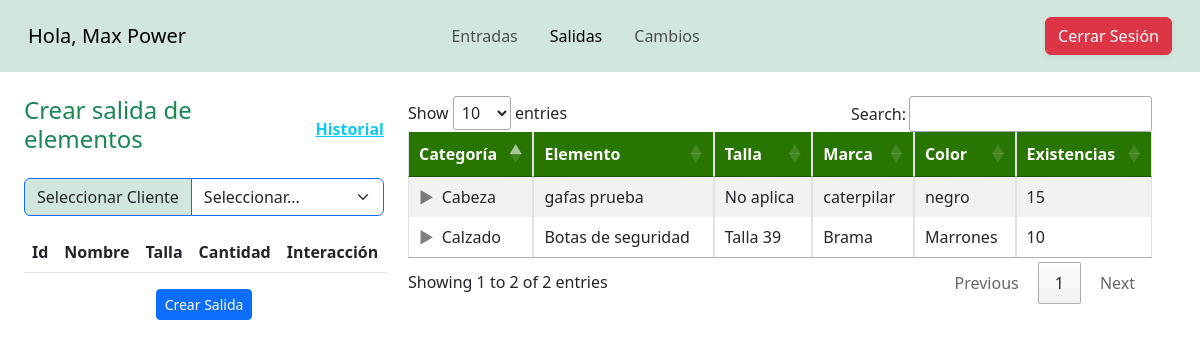
/views/salidas.php (signed in), run on an earlier commit of the app's database.
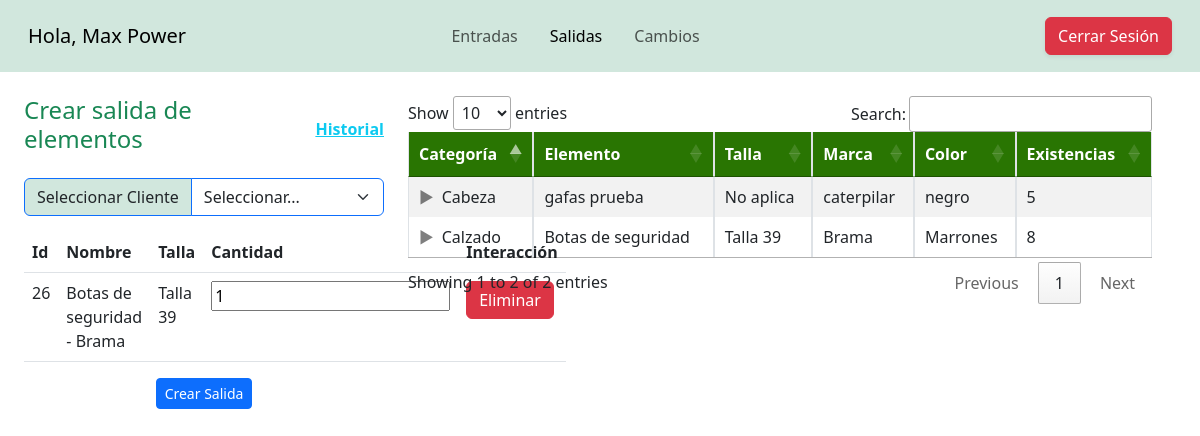
And on a later commit of the database.
### tables this page shows
CREATE TABLE `elementos` (
  `idElemento` int(11) NOT NULL,
  `fkCategoria` int(11) NOT NULL,
  `fkTalla` int(10) NOT NULL,
  `elemento` varchar(50) NOT NULL,
  `marca` varchar(50) NOT NULL,
  `color` varchar(10) NOT NULL,
  `existencias` int(10) NOT NULL,
  `observacion` varchar(500) NOT NULL
);

CREATE TABLE `categorias` (
  `idCategoria` int(11) NOT NULL,
  `nombreCat` varchar(32) NOT NULL
);

CREATE TABLE `tallas` (
  `idTalla` int(11) NOT NULL,
  `tallas` varchar(10) NOT NULL
);

CREATE TABLE `carrito` (
  `id` int(11) NOT NULL,
  `fkElemento` int(11) DEFAULT NULL
);

### views/salidas.php (the view, shortened to what this page needs)
<?php session_start();
include("../controllers/dbConection.php"); ?>
<!DOCTYPE html>
<html lang="en">
<head>
    <link rel="stylesheet" href="../csss/bootstrap/css/bootstrap.min.css" />
    <link rel="stylesheet" href="../csss/DataTables/Responsive-2.5.0/css/responsive.dataTables.min.css">
    <link href="../csss/DataTables/datatables.min.css" rel="stylesheet">
    <link rel="stylesheet" href="../csss/generalStyles.css">
</head>
<body class="vh-100 d-flex flex-column">
    <nav class="navbar navbar-expand-lg navbar-light bg-success-subtle p-3">
        <div class="container-fluid">
            <a class="navbar-brand" href="#">
                <?php
                echo "Hola, ";
                echo $_SESSION["nombre"];
                ?>
            </a>
            <div class="collapse navbar-collapse" id="navbarNavDropdown">
                <ul class="navbar-nav ms-auto ">
                    <li class="nav-item">
                        <a class="nav-link mx-2" aria-current="page" href="./entradas.php">Entradas</a>
                    </li>
                    <li class="nav-item">
                        <a class="nav-link mx-2 active" href="salidas.php">Salidas</a>
                    </li>
                    <li class="nav-item">
                        <a class="nav-link mx-2" href="cambios.php">Cambios</a>
                    </li>
                </ul>
                <ul class="navbar-nav ms-auto d-none d-lg-inline-flex">
                    <li class="nav-item mx-2">
                        <a class="nav-link text-dark h5" href="" target="blank"><i class="fab fa-google-plus-square"></i></a>
                    </li>
                    <li class="nav-item mx-2">
                        <a class="nav-link text-dark h5" href="" target="blank"><i class="fab fa-twitter"></i></a>
                    </li>
                    <li class="nav-item mx-2">
                        <a class="nav-link text-dark h5" href="" target="blank"><i class="fab fa-facebook-square"></i></a>
                    </li>
                </ul>
            </div>
            <div>
                <button class="btn btn-danger shadow-sm">
                    <a class="text-decoration-none text-white" href="../controllers/logout.php">Cerrar Sesión</a>
                </button>
            </div>
        </div>
    </nav>
    <div class="container-fluid row p-4">
        <div class="col-6 col-md-4">
            <div class="d-flex gap-2 mb-3 align-items-center">
                <h4 class="text-success">Crear salida de elementos</h4>
                <a class="fw-bold pointer text-info pe-auto" data-bs-toggle="modal" data-bs-target="#historialMovimientos">Historial</a>
            </div>
            <form method="POST" id="salidaForm">
                <div class="input-group mb-3">
                    <span class="input-group-text bg-success-subtle border-primary" id="">Seleccionar Cliente</span>
                    <select class="listaCat form-select pe-5 border-primary" id="listaUsers" name="listUsers" required>
                        <option value="">Seleccionar...</option>
                    </select>
                </div>
                <table class="table table-hover">
                    <thead>
                        <tr>
                            <th scope="col">Id</th>
                            <th scope="col">Nombre</th>
                            <th scope="col">Talla</th>
                            <th scope="col">Cantidad</th>
                            <th scope="col">Interacción</th>
                        </tr>
                    </thead>
                    <tbody id="bodyCar">
                    <?php
                    $sqlElm = $conexion->query("SELECT c.id, e.elemento, t.tallas, e.marca, e.idElemento FROM carrito as c
                                                    JOIN elementos as e ON c.fkElemento = e.idElemento
                                                    JOIN tallas as t ON e.fkTalla = t.idTalla");
                    while ($tableData = $sqlElm->fetch_object()) { ?>
                        <tr>
                            <td><?= $tableData->id ?></td>
                            <td><?= $tableData->elemento ?> - <?= $tableData->marca ?></td>
                            <td><?= $tableData->tallas ?></td>
                            <td><input type="number" value="1"></td>
                            <td>
                                <a href="" class="btn btn-danger btnDel" data-id="<?= $tableData->idElemento ?>">Eliminar</a>
                            </td>
                        </tr>
                    <?php } ?>
                    </tbody>
                </table>
                <div class="w-full d-flex justify-content-center align-items-center">
                    <button class="btn btn-primary btn-sm" type="submit">Crear Salida</button>
                </div>
            </form>
        </div>
        <div class="col-12 col-md-8">
            <table id="tableSalidas" class="table table-striped table-bordered table-responsive table-hover nowrap table-sm" style="width: 100%;">
                <thead class="formColumn">
                    <tr>
                        <th scope="col">Categoría</th>
                        <th scope="col">Elemento</th>
                        <th scope="col">Talla</th>
                        <th scope="col">Marca</th>
                        <th scope="col">Color</th>
                        <th scope="col">Existencias</th>
                    </tr>
                </thead>
                <tbody>
                    <?php
                    $sqlElm = $conexion->query("SELECT * FROM elementos as e, categorias as c, tallas
            as t where e.fkCategoria=c.idCategoria AND e.fkTalla=t.idTalla");
                    while ($tableData = $sqlElm->fetch_object()) { ?>
                        <tr>
                            <td><?= $tableData->nombreCat ?></td>
                            <td><?= $tableData->elemento ?></td>
                            <td><?= $tableData->tallas ?></td>
                            <td><?= $tableData->marca ?></td>
                            <td><?= $tableData->color ?></td>
                            <td><?= $tableData->existencias ?></td>
                        </tr>
                    <?php } ?>
                </tbody>
            </table>
        </div>
    </div>
</body>
</html>

### csss/generalStyles.css (style rules this page uses)
:root { --colorA: #1F5C00; --colorB:#c7dbe7; --senaGreen: #39a900; --colorC: #39a900; --colorD: #231b8d; --colorE: #A86608; --colorTitle: #47cc04; }
body { background-attachment: fixed; background-size: cover; background-repeat: no-repeat; background-position: center center; }
.input-group-text { background-color: var(--colorC); }
.formColumn { background-color: #297502; color: white; font-style: normal; }
.pointer { cursor: pointer; }

What changed in the data, as far as the page shows it:
added carrito: id "26", fkElemento.elemento "Botas de seguridad", fkElemento.marca "Brama", tallas.tallas "Talla 39"
changed elementos "gafas prueba": existencias "15" → "5"
changed elementos "Botas de seguridad": existencias "10" → "8"
